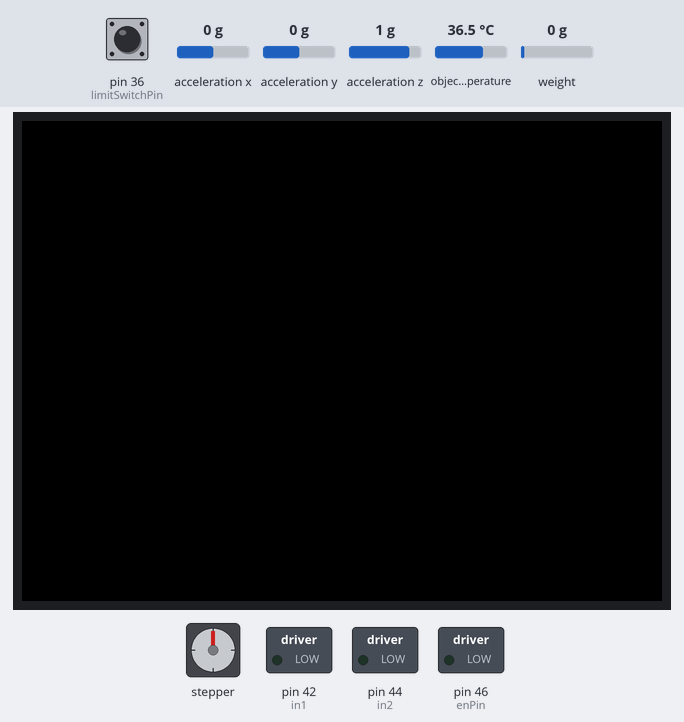
The sketch below on a simulated Arduino Mega 2560, built with avr-gcc and run on an emulated ATmega2560. Shown: stepper motor, 320×240 colour display, switched loads named in the sketch (green lamp = pin HIGH). Wiring (inferred from the names in the program): stepper motor driver (200 steps per turn assumed): step pin 48; direction pin 50; enable pin 40. The inputs (shaded band) are chosen by the test bench; at power-on: acceleration z 1 g, weight on the scale 0 g, object temperature 36.5 °C, pin 36 (limitSwitchPin) HIGH, acceleration x 0 g, acceleration y 0 g. Pins used as bus, display or sensor lines are not drawn; what the sketch prints to the serial monitor is not drawn.

Above: at 2.4 s.
2.5 s: acceleration z set to -1.4 g
At 13.7 s:
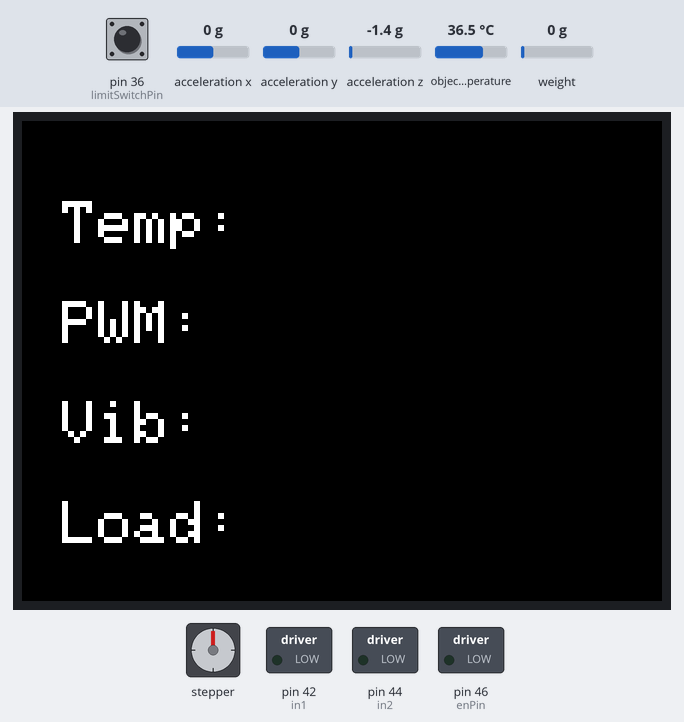
16.5 s: weight on the scale set to 100 g
At 25.8 s:
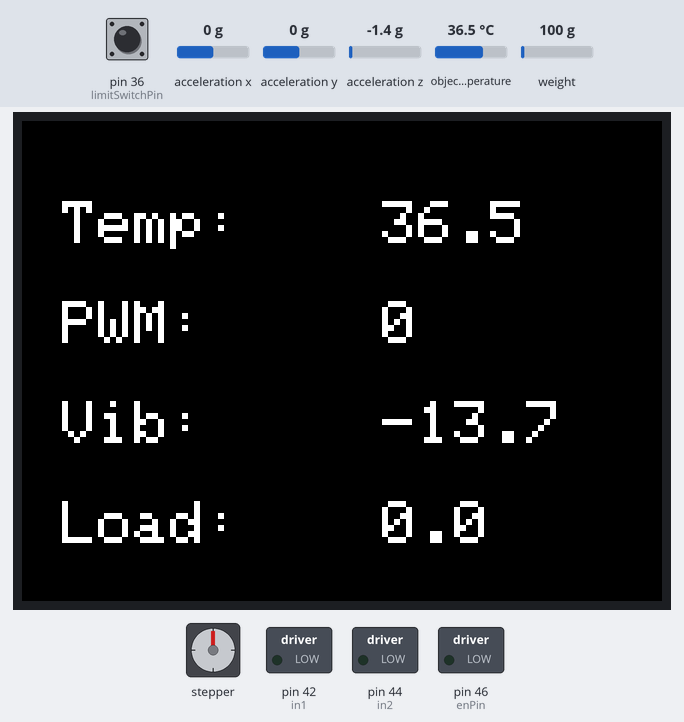
30.5 s: object temperature set to 20 °C
44.5 s: weight on the scale set to 1250 g
58.5 s: acceleration z set to -0.8 g
72.5 s: pin 36 (limitSwitchPin) pulled LOW for 3.2 s
Timing chart, 0 to 83.7 s (numbered marks = the images above; inputs shaded):
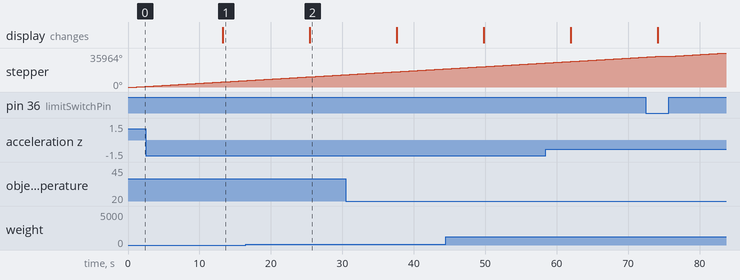

The sketch:

ONEAXISDRILLFINALMAIN_fixed_feed.ino
```cpp
#include <Adafruit_GFX.h>
#include <Adafruit_TFTLCD.h>
#include <TouchScreen.h>
#include <Adafruit_MLX90614.h>
#include <Wire.h>
#include <Adafruit_Sensor.h>
#include <Adafruit_ADXL345_U.h>
#include "HX711.h"

const int limitSwitchPin = 36;
#define DOUT 24
#define CLK 22
HX711 scale(DOUT, CLK);
float calibration_factor = 96650;
Adafruit_MLX90614 mlx = Adafruit_MLX90614();
Adafruit_ADXL345_Unified accel = Adafruit_ADXL345_Unified();
const int stepPin = 48;
const int dirPin = 50;
const int enPin = 46;
int enA = 40;
int in1 = 42;
int in2 = 44;
int speed=0;
bool stopMachine = false;
bool motorEnabled = false;
bool checkstop = false;
int stepperDirection = 1;
unsigned long previousMillis = 0;
const long interval = 50;
int timebt = 0;
#define LCD_CS A3
#define LCD_CD A2
#define LCD_WR A1
#define LCD_RD A0
#define LCD_RESET A4
#define BLACK 0x0000
#define ILI9341_WHITE 0xFFFF

#include <MCUFRIEND_kbv.h>
MCUFRIEND_kbv tft;

const int encoderPin = 19;
const int PPR = 443;
volatile long pulses = 0;
float RPM = 0;
const int numReadings = 10;
float rpmReadings[numReadings];
int rpmIndex = 0;

int16_t x = 20;
int16_t y = 40;

// Define states for the state machine
enum State {
  IDLE,
  RUN_DC_MOTOR,
  RUN_STEPPER_MOTOR,
  READ_SENSORS
};

State currentState = IDLE;
unsigned long previousMillisDCMotor = 0;
unsigned long previousMillisStepperMotor = 0;
unsigned long previousMillisSensors = 0;

void setup() {
  pinMode(enA, OUTPUT);
  pinMode(in1, OUTPUT);
  pinMode(in2, OUTPUT);
  Serial.begin(9600);
  pinMode(stepPin, OUTPUT);
  pinMode(dirPin, OUTPUT);
  pinMode(enPin, OUTPUT);
  digitalWrite(enPin, LOW);
  pinMode(limitSwitchPin, INPUT_PULLUP);
  digitalWrite(in1, LOW);
  digitalWrite(in2, LOW);

  while (!Serial);

  if (!mlx.begin()) {
    Serial.println("Error connecting to MLX sensor. Check wiring.");
    while (1);
  } else if (!accel.begin()) {
    Serial.println("No valid sensor found");
    while (1);
  }

  scale.set_scale(157860);
  scale.tare();

  uint16_t identifier = tft.readID();
  identifier = 0x9341;
  tft.begin(identifier);
  tft.setRotation(1);
  tft.fillScreen(BLACK);
  tft.setTextSize(3);
  tft.setTextColor(ILI9341_WHITE);
  tft.setCursor(x, y);
  tft.print("Temp: ");
  tft.setCursor(x, y + 50);
  tft.print("PWM: ");
  tft.setCursor(x, y + 100);
  tft.print("Vib: ");
  tft.setCursor(x, y + 150);
  tft.print("Load: ");
}

void loop() {
  int limitSwitchState = digitalRead(limitSwitchPin);

  // Handle serial commands
  if (Serial.available() > 0) {
    String command = Serial.readStringUntil('\n');
    command.trim();
    if (command == "stopmachine") {
      analogWrite(enA, 0);
      digitalWrite(enPin, HIGH);
      timebt = 0;
      speed=0;
      // checkstop=true;
    } else if (command == "slowdrill" || command == "fastdrill") {
      motorEnabled = true;
      speed = 0;
      timebt = 100;

      if (command == "slowdrill") {
        speed = 200;
      } else if (command == "fastdrill") {
        speed = 255;
      }

      runDCMotor(speed);
    }
  }

  // Check limit switch and update state
  if (limitSwitchState == HIGH) {
    for(int m=0;m<5;m++){
        if(checkstop==false){
          for(int i=0;i<600;i++){
              digitalWrite(dirPin, HIGH);
              digitalWrite(enPin, LOW);

            // Step the motor
              digitalWrite(stepPin, HIGH);
              delayMicroseconds(2000);
              digitalWrite(stepPin, LOW);
              delayMicroseconds(2000);
          }}
        if (Serial.available() > 0) {
          String command = Serial.readStringUntil('\n');
          command.trim();
          if (command == "stopmachine") {
            analogWrite(enA, 0);
            digitalWrite(enPin, HIGH);
            timebt=0;
            checkstop=true;
            speed=0;
        }
        }
      }
  }
  currentState = RUN_STEPPER_MOTOR;
  // Run stepper motor based on state
  if (currentState == RUN_STEPPER_MOTOR) {
    runStepperMotor(timebt); // You may adjust the number of steps
    currentState = IDLE;
  }


  // Read sensors based on state
  unsigned long currentMillisSensors = millis();
  if (currentMillisSensors - previousMillisSensors >= interval) {
    readsensors();
    previousMillisSensors = currentMillisSensors;
  }
}

void readsensors() {
  float avgRPM = 0;
  float objectTemperatureC = mlx.readObjectTempC();
  sensors_event_t event;
  accel.getEvent(&event);
  float vibration = event.acceleration.z;
  float load = scale.get_units();
  if (Serial.available() > 0) {
    String command = Serial.readStringUntil('\n');
    command.trim();
  if (command == "slowdrill" || command == "fastdrill"|| command== "stopmachine") {
      if (command == "slowdrill") {
        speed = 200;
      } else if (command == "fastdrill") {
        speed = 255;
      }
      else if (command == "stopmachine") {
        analogWrite(enA, 0);
        digitalWrite(enPin, HIGH);
        timebt = 0;
        speed = 0;
      }
  }}
  String datatosend = String(objectTemperatureC) + "," + String(speed) + "," + String(vibration) + "," + String(load);
  Serial.println(datatosend);
  int16_t xRect = x + 160;
  int16_t yRect = y;
  int16_t widthRect = 25;
  int16_t heightRect = tft.height();
  tft.setCursor(xRect, yRect);
  tft.fillRect(xRect, yRect, 80, 100, BLACK);
  tft.print(objectTemperatureC, 1);

  int16_t yRect1 = y + 50;
  tft.setCursor(xRect, yRect1);
  tft.fillRect(xRect, yRect1, 80, 100, BLACK);
  tft.print(speed, 1);

  int16_t yRect2 = y + 100;
  tft.setCursor(xRect, yRect2);
  tft.fillRect(xRect, yRect2, 80, 100, BLACK);
  tft.print(vibration, 1);

  int16_t yRect3 = y + 150;
  tft.setCursor(xRect, yRect3);
  tft.fillRect(xRect, yRect3, 80, 100, BLACK);
  tft.print(load, 1);
}

void runStepperMotor(int steps) {
  digitalWrite(dirPin, LOW);
  digitalWrite(enPin, LOW);

  for (int i = 0; i < steps; i++) {
    digitalWrite(stepPin, HIGH);
    delayMicroseconds(8000);
    digitalWrite(stepPin, LOW);
    delayMicroseconds(8000);
  }
}

void runDCMotor(int speed) {
  digitalWrite(in1, LOW);
  digitalWrite(in2, HIGH);
  analogWrite(enA, speed);
}
```
